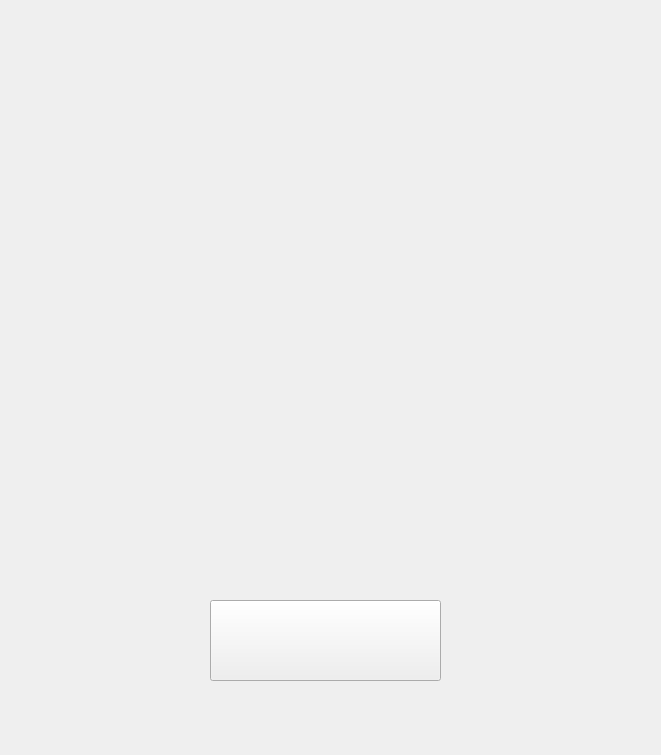
<?xml version="1.0" encoding="UTF-8"?>
<ui version="4.0">
 <class>MainWindow</class>
 <widget class="QMainWindow" name="MainWindow">
  <property name="geometry">
   <rect>
    <x>0</x>
    <y>0</y>
    <width>661</width>
    <height>755</height>
   </rect>
  </property>
  <property name="windowTitle">
   <string>MainWindow</string>
  </property>
  <widget class="QWidget" name="centralwidget">
   <widget class="QPushButton" name="pushButton">
    <property name="geometry">
     <rect>
      <x>210</x>
      <y>600</y>
      <width>231</width>
      <height>81</height>
     </rect>
    </property>
    <property name="text">
     <string/>
    </property>
   </widget>
  </widget>
 </widget>
 <resources/>
 <connections/>
</ui>
